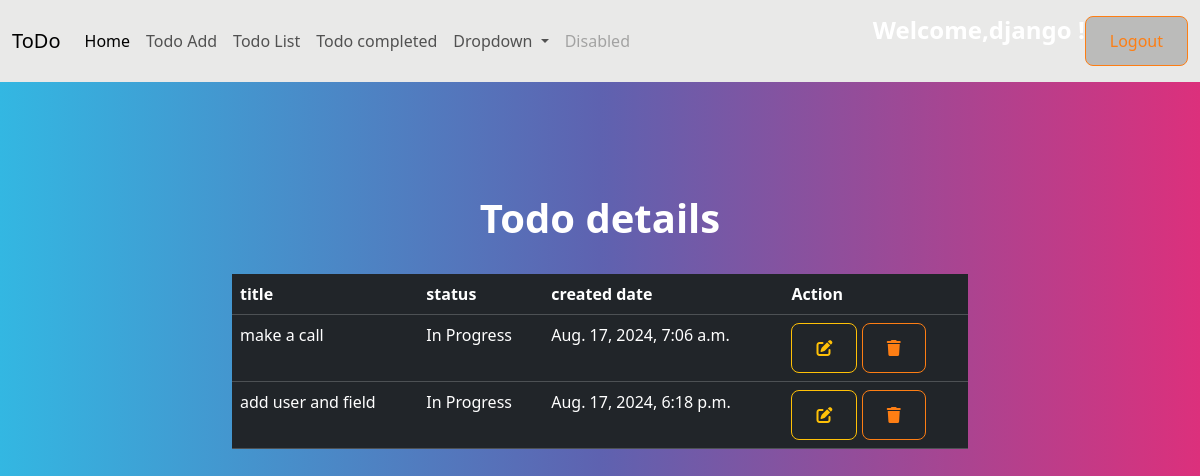
Page /todo/details/ (signed in) on the committed database.
### myapp/models.py (models this page shows, shortened)
class Todo(models.Model):
    title=models.CharField(max_length=200)
    created_date=models.DateTimeField(auto_now=True)
    status=models.BooleanField(default=False)
    owner=models.ForeignKey(User,on_delete=models.CASCADE)

### myapp/views.py (the view)
# urls.py: path('todo/details/',views.TodoDetailsView.as_view(),name='todo-list'),
@method_decorator(signin_required,name="dispatch")
class TodoDetailsView(View):
    def get(self,request,*args,**kwargs):
        if not request.user.is_authenticated:
            messages.error("invalid session")
            return redirect("signin")
        form_instance=TodoForm()
        qs=Todo.objects.filter(status=False,owner=request.user)
        return render(request,"todo_details.html",{"form":form_instance,"todolist":qs})

### myapp/templates/todo_details.html
{%extends 'base.html'%}
{%block main_block%}
<div class="container">
    <div class="row mt-5">
        <div class="col-2"></div>
        <div class="col-8">
            <table class="table table-dark">
                <h1 class="text-center p-2">Todo details</h1>
                <tr>
                    <th>title</th>
                    <th>status</th>
                    <th>created date</th>
                    <th>Action</th>
                </tr>
                {%for todo in todolist%}
                <tr>
                    <td>{{todo.title}}</td>
                    <td>
                    {%if todo.status == False%}
                          In Progress
                    {%else%}
                          Completed
                    {%endif%}
                    </td>
                    <td>{{todo.created_date}}</td>
                    <td>
                        <a href="{%url 'todo-edit' todo.id%}" class="btn btn-outline-warning"><i class="fa-solid fa-pen-to-square"></i></a>
                        <a href="{%url 'todo-delete' todo.id%}" class="btn btn-outline-danger"><i class="fa-solid fa-trash"></i></a>
                    </td>
                </tr>
                {%endfor%}
            </table>
        </div>
        <div class="col-2"></div>
    </div>
</div>
{%endblock%}

### myapp/templates/base.html (shortened to what this page needs)
<!DOCTYPE html>
{%load static%}
<html lang="en">
<head>
    <link rel="stylesheet" href="https://cdnjs.cloudflare.com/ajax/libs/font-awesome/6.6.0/css/all.min.css" />
    <link rel="stylesheet" href="{%static 'css/bootstrap.min.css'%}">
</head>
<body>
    <nav class="navbar navbar-expand-lg navbar-light bg-light">
        <div class="container-fluid">
          <a class="navbar-brand" href="#">ToDo</a>
          <div class="collapse navbar-collapse" id="navbarSupportedContent">
            <ul class="navbar-nav me-auto mb-2 mb-lg-0">
              <li class="nav-item">
                <a class="nav-link active" aria-current="page" href="{%url 'todo-index'%}">Home</a>
              </li>
              <li class="nav-item">
                <a class="nav-link" href="{%url 'todo-add'%}">Todo Add</a>
              </li>
              <li class="nav-item">
                <a class="nav-link" href="{%url 'todo-list'%}">Todo List</a>
              </li>
              <li class="nav-item">
                <a class="nav-link" href="{%url 'todo-status'%}">Todo completed</a>
              </li>
              <li class="nav-item dropdown">
                <a class="nav-link dropdown-toggle" href="#" id="navbarDropdown" role="button" data-bs-toggle="dropdown" aria-expanded="false">
                  Dropdown
                </a>
              </li>
              <li class="nav-item">
                <a class="nav-link disabled" href="#" tabindex="-1" aria-disabled="true">Disabled</a>
              </li>
            </ul>
            <form class="d-flex">
              <h4 class="" >Welcome,{{request.user}} !</h4>
              <a href="{%url 'signout'%}" class="btn btn-outline-danger">Logout</a>
            </form>
          </div>
        </div>
      </nav>
    {%block main_block%}
    {%endblock%}
</body>
</html>

### rows in the picture
Todo: title "make a call", status "In Progress", created_date "Aug. 17, 2024, 7:06 a.m."
Todo: title "add user and field", status "In Progress", created_date "Aug. 17, 2024, 6:18 p.m."

### other values in the picture
{{ request.user }} "django"
